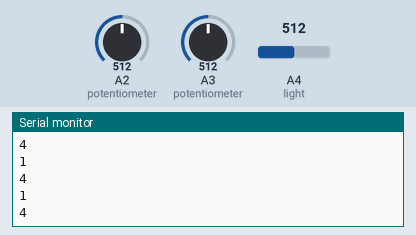
Simulated run of this sketch. Board: Arduino Uno, built with avr-gcc and run on an emulated ATmega328P. On the bench: the last lines printed to the serial monitor. Inputs (shaded band) come from the test bench; at power-on: A2 (potentiometer) = 512, A3 (potentiometer) = 512, A4 (light) = 512.

Above: at 1.2 s.
1.3 s: A2 (potentiometer) set to 716
At 2.3 s:
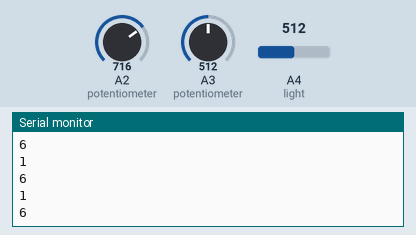
2.8 s: A3 (potentiometer) set to 716
At 3.3 s:
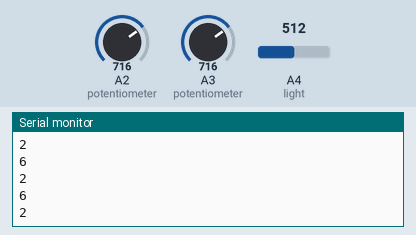
4.3 s: A2 (potentiometer) set to 900
At 5.2 s:
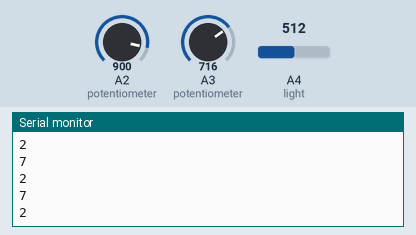
5.8 s: A3 (potentiometer) set to 1023
At 6.5 s:
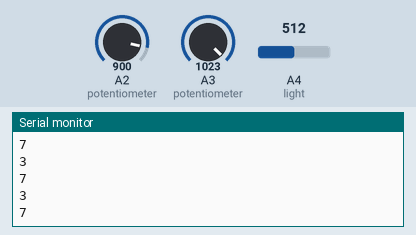
Timing chart, 0 to 8.3 s (numbered marks = the images above; inputs shaded):
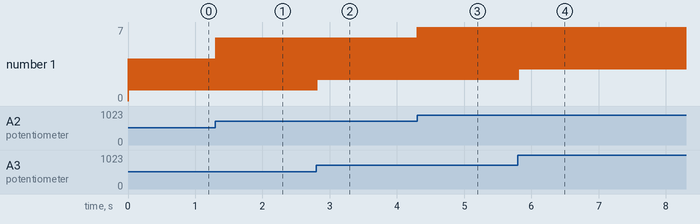

The sketch:

parent_test.ino
```cpp
#include <Wire.h>

float gChord[] = {98.0, 123.47, 146.83}; //G,B,D,(F?)
float dChord[] = {146.83, 185.00, 220.00}; //D,F#,A,(C?)
float eChord[] = {164.81, 207.65, 246.94}; //E,G#,B,(D?)
float cChord[] = {130.81, 164.81, 196.00}; //C,E,G,(Bb?)

float* allChords[] = {gChord, dChord, eChord, cChord};
int chord = 0;
int octave = 0;

float minLightReading = 1023;
float maxLightReading;

void setup() {
  Serial.begin(9600);
  Wire.begin();  // start I2C as parent
}


void loop() {
  int octave_potValue = analogRead(A2);  // read octave potentiometer value
  octave = map(octave_potValue, 0, 1023, 0, 9);
  Serial.println(chord);

  int chord_potValue = analogRead(A3);  // read chord potentiometer value
  chord = map(chord_potValue, 0, 1023, 0, 3);
  Serial.println(octave);

  int lightReading = analogRead(A4); // read light sensor value
  minLightReading = min(lightReading, minLightReading);   // adding dynamic calibration for sensors
  maxLightReading = max(lightReading, maxLightReading);
  int dynamicLightReading = map(lightReading, minLightReading, maxLightReading, 0, 3);
  bool playTheBeat = (dynamicLightReading > 1);


  if (playTheBeat){
    for(int i=0; i < 3; i++){
      Wire.beginTransmission(i+4);  // transmit to child device #i+4 (4,5,6,7)
      float note = allChords[chord][i]; //take the desired note
      float noteToTone = note * pow(2, octave);
      byte * bytePointer = (byte *) & noteToTone; // get byte pointer to float
      Wire.write(bytePointer, sizeof(float)); // send the note to the matching child device
      Wire.endTransmission(); // stop transmitting
    }
  }

  //Wire.beginTransmission(0x04);  // transmit to child device #4
  //Wire.write(potValue / 4);  // scale value to 0-255
  //Wire.endTransmission();  // stop transmitting
  //Wire.beginTransmission(0x05);  // transmit to child device #5
  //Wire.write(potValue / 4);  // scale value to 0-255
  //Wire.endTransmission();  // stop transmitting
  //Wire.beginTransmission(0x06);  // transmit to child device #6
  //Wire.write(potValue / 4);  // scale value to 0-255
  //Wire.endTransmission();  // stop transmitting
  //Wire.beginTransmission(0x07);  // transmit to child device #7
  //Wire.write(potValue / 4);  // scale value to 0-255
  //Wire.endTransmission();  // stop transmitting
  //Serial.println(potValue);


  delay(10);
}
```

Measured:
- after the input at 1.3 s, the serial monitor: prints a new line at once (image 1)
- after the input at 2.8 s, the serial monitor: prints a new line at once (image 2)
- after the input at 4.3 s, the serial monitor: prints a new line at once (image 3)
- after the input at 5.8 s, the serial monitor: prints a new line at once (image 4)
- plotted number 1: 6 → 7 after the input at 4.3 s
